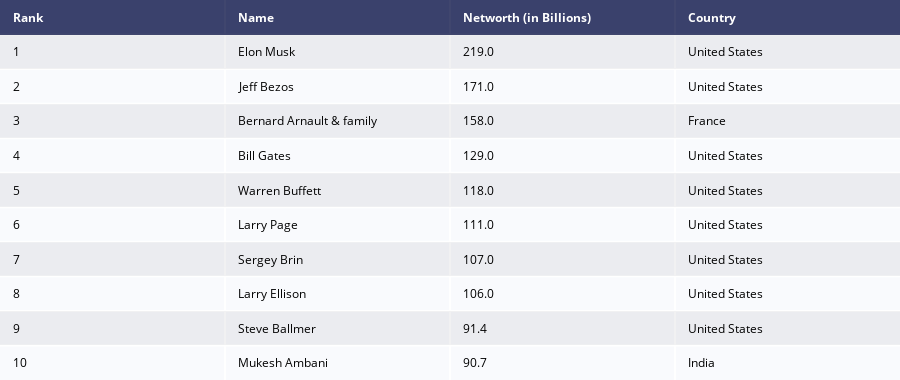

The notebook cell saved with this chart:
### Code cell
top_10_table = ff.create_table(top_10)
top_10_table

### Figure 1 — Plotly figure (JSON) as saved in the notebook; plotly's stock layout.template omitted (floating-point values rounded to 4 significant figures)
{"data": [{"colorscale": [[0, "#00083e"], [0.5, "#ededee"], [1, "#ffffff"]], "hoverinfo": "none", "opacity": 0.75, "showscale": false, "type": "heatmap", "z": [[0, 0, 0, 0], [0.5, 0.5, 0.5, 0.5], [1, 1, 1, 1], [0.5, 0.5, 0.5, 0.5], [1, 1, 1, 1], [0.5, 0.5, 0.5, 0.5], [1, 1, 1, 1], [0.5, 0.5, 0.5, 0.5], [1, 1, 1, 1], [0.5, 0.5, 0.5, 0.5], [1, 1, 1, 1]]}], "layout": {"annotations": [{"align": "left", "font": {"color": "#ffffff"}, "showarrow": false, "text": "<b>Rank</b>", "x": -0.45, "xanchor": "left", "xref": "x", "y": 0, "yref": "y"}, {"align": "left", "font": {"color": "#ffffff"}, "showarrow": false, "text": "<b>Name</b>", "x": 0.55, "xanchor": "left", "xref": "x", "y": 0, "yref": "y"}, {"align": "left", "font": {"color": "#ffffff"}, "showarrow": false, "text": "<b>Networth (in Billions)</b>", "x": 1.55, "xanchor": "left", "xref": "x", "y": 0, "yref": "y"}, {"align": "left", "font": {"color": "#ffffff"}, "showarrow": false, "text": "<b>Country</b>", "x": 2.55, "xanchor": "left", "xref": "x", "y": 0, "yref": "y"}, {"align": "left", "font": {"color": "#000000"}, "showarrow": false, "text": "1", "x": -0.45, "xanchor": "left", "xref": "x", "y": 1, "yref": "y"}, {"align": "left", "font": {"color": "#000000"}, "showarrow": false, "text": "Elon Musk", "x": 0.55, "xanchor": "left", "xref": "x", "y": 1, "yref": "y"}, {"align": "left", "font": {"color": "#000000"}, "showarrow": false, "text": "219.0", "x": 1.55, "xanchor": "left", "xref": "x", "y": 1, "yref": "y"}, {"align": "left", "font": {"color": "#000000"}, "showarrow": false, "text": "United States", "x": 2.55, "xanchor": "left", "xref": "x", "y": 1, "yref": "y"}, {"align": "left", "font": {"color": "#000000"}, "showarrow": false, "text": "2", "x": -0.45, "xanchor": "left", "xref": "x", "y": 2, "yref": "y"}, {"align": "left", "font": {"color": "#000000"}, "showarrow": false, "text": "Jeff Bezos", "x": 0.55, "xanchor": "left", "xref": "x", "y": 2, "yref": "y"}, {"align": "left", "font": {"color": "#000000"}, "showarrow": false, "text": "171.0", "x": 1.55, "xanchor": "left", "xref": "x", "y": 2, "yref": "y"}, {"align": "left", "font": {"color": "#000000"}, "showarrow": false, "text": "United States", "x": 2.55, "xanchor": "left", "xref": "x", "y": 2, "yref": "y"}, {"align": "left", "font": {"color": "#000000"}, "showarrow": false, "text": "3", "x": -0.45, "xanchor": "left", "xref": "x", "y": 3, "yref": "y"}, {"align": "left", "font": {"color": "#000000"}, "showarrow": false, "text": "Bernard Arnault & family", "x": 0.55, "xanchor": "left", "xref": "x", "y": 3, "yref": "y"}, {"align": "left", "font": {"color": "#000000"}, "showarrow": false, "text": "158.0", "x": 1.55, "xanchor": "left", "xref": "x", "y": 3, "yref": "y"}, {"align": "left", "font": {"color": "#000000"}, "showarrow": false, "text": "France", "x": 2.55, "xanchor": "left", "xref": "x", "y": 3, "yref": "y"}, {"align": "left", "font": {"color": "#000000"}, "showarrow": false, "text": "4", "x": -0.45, "xanchor": "left", "xref": "x", "y": 4, "yref": "y"}, {"align": "left", "font": {"color": "#000000"}, "showarrow": false, "text": "Bill Gates", "x": 0.55, "xanchor": "left", "xref": "x", "y": 4, "yref": "y"}, {"align": "left", "font": {"color": "#000000"}, "showarrow": false, "text": "129.0", "x": 1.55, "xanchor": "left", "xref": "x", "y": 4, "yref": "y"}, {"align": "left", "font": {"color": "#000000"}, "showarrow": false, "text": "United States", "x": 2.55, "xanchor": "left", "xref": "x", "y": 4, "yref": "y"}, {"align": "left", "font": {"color": "#000000"}, "showarrow": false, "text": "5", "x": -0.45, "xanchor": "left", "xref": "x", "y": 5, "yref": "y"}, {"align": "left", "font": {"color": "#000000"}, "showarrow": false, "text": "Warren Buffett", "x": 0.55, "xanchor": "left", "xref": "x", "y": 5, "yref": "y"}, {"align": "left", "font": {"color": "#000000"}, "showarrow": false, "text": "118.0", "x": 1.55, "xanchor": "left", "xref": "x", "y": 5, "yref": "y"}, {"align": "left", "font": {"color": "#000000"}, "showarrow": false, "text": "United States", "x": 2.55, "xanchor": "left", "xref": "x", "y": 5, "yref": "y"}, {"align": "left", "font": {"color": "#000000"}, "showarrow": false, "text": "6", "x": -0.45, "xanchor": "left", "xref": "x", "y": 6, "yref": "y"}, {"align": "left", "font": {"color": "#000000"}, "showarrow": false, "text": "Larry Page", "x": 0.55, "xanchor": "left", "xref": "x", "y": 6, "yref": "y"}, {"align": "left", "font": {"color": "#000000"}, "showarrow": false, "text": "111.0", "x": 1.55, "xanchor": "left", "xref": "x", "y": 6, "yref": "y"}, {"align": "left", "font": {"color": "#000000"}, "showarrow": false, "text": "United States", "x": 2.55, "xanchor": "left", "xref": "x", "y": 6, "yref": "y"}, {"align": "left", "font": {"color": "#000000"}, "showarrow": false, "text": "7", "x": -0.45, "xanchor": "left", "xref": "x", "y": 7, "yref": "y"}, {"align": "left", "font": {"color": "#000000"}, "showarrow": false, "text": "Sergey Brin", "x": 0.55, "xanchor": "left", "xref": "x", "y": 7, "yref": "y"}, {"align": "left", "font": {"color": "#000000"}, "showarrow": false, "text": "107.0", "x": 1.55, "xanchor": "left", "xref": "x", "y": 7, "yref": "y"}, {"align": "left", "font": {"color": "#000000"}, "showarrow": false, "text": "United States", "x": 2.55, "xanchor": "left", "xref": "x", "y": 7, "yref": "y"}, {"align": "left", "font": {"color": "#000000"}, "showarrow": false, "text": "8", "x": -0.45, "xanchor": "left", "xref": "x", "y": 8, "yref": "y"}, {"align": "left", "font": {"color": "#000000"}, "showarrow": false, "text": "Larry Ellison", "x": 0.55, "xanchor": "left", "xref": "x", "y": 8, "yref": "y"}, {"align": "left", "font": {"color": "#000000"}, "showarrow": false, "text": "106.0", "x": 1.55, "xanchor": "left", "xref": "x", "y": 8, "yref": "y"}, {"align": "left", "font": {"color": "#000000"}, "showarrow": false, "text": "United States", "x": 2.55, "xanchor": "left", "xref": "x", "y": 8, "yref": "y"}, {"align": "left", "font": {"color": "#000000"}, "showarrow": false, "text": "9", "x": -0.45, "xanchor": "left", "xref": "x", "y": 9, "yref": "y"}, {"align": "left", "font": {"color": "#000000"}, "showarrow": false, "text": "Steve Ballmer", "x": 0.55, "xanchor": "left", "xref": "x", "y": 9, "yref": "y"}, {"align": "left", "font": {"color": "#000000"}, "showarrow": false, "text": "91.4", "x": 1.55, "xanchor": "left", "xref": "x", "y": 9, "yref": "y"}, {"align": "left", "font": {"color": "#000000"}, "showarrow": false, "text": "United States", "x": 2.55, "xanchor": "left", "xref": "x", "y": 9, "yref": "y"}, {"align": "left", "font": {"color": "#000000"}, "showarrow": false, "text": "10", "x": -0.45, "xanchor": "left", "xref": "x", "y": 10, "yref": "y"}, {"align": "left", "font": {"color": "#000000"}, "showarrow": false, "text": "Mukesh Ambani", "x": 0.55, "xanchor": "left", "xref": "x", "y": 10, "yref": "y"}, {"align": "left", "font": {"color": "#000000"}, "showarrow": false, "text": "90.7", "x": 1.55, "xanchor": "left", "xref": "x", "y": 10, "yref": "y"}, {"align": "left", "font": {"color": "#000000"}, "showarrow": false, "text": "India", "x": 2.55, "xanchor": "left", "xref": "x", "y": 10, "yref": "y"}], "height": 380, "margin": {"b": 0, "l": 0, "r": 0, "t": 0}, "xaxis": {"dtick": 1, "gridwidth": 2, "showticklabels": false, "tick0": -0.5, "ticks": "", "zeroline": false}, "yaxis": {"autorange": "reversed", "dtick": 1, "gridwidth": 2, "showticklabels": false, "tick0": 0.5, "ticks": "", "zeroline": false}}}
